Frame 1 (no input): blank canvas, image omitted
Frame 60 (no input): blank canvas, image omitted
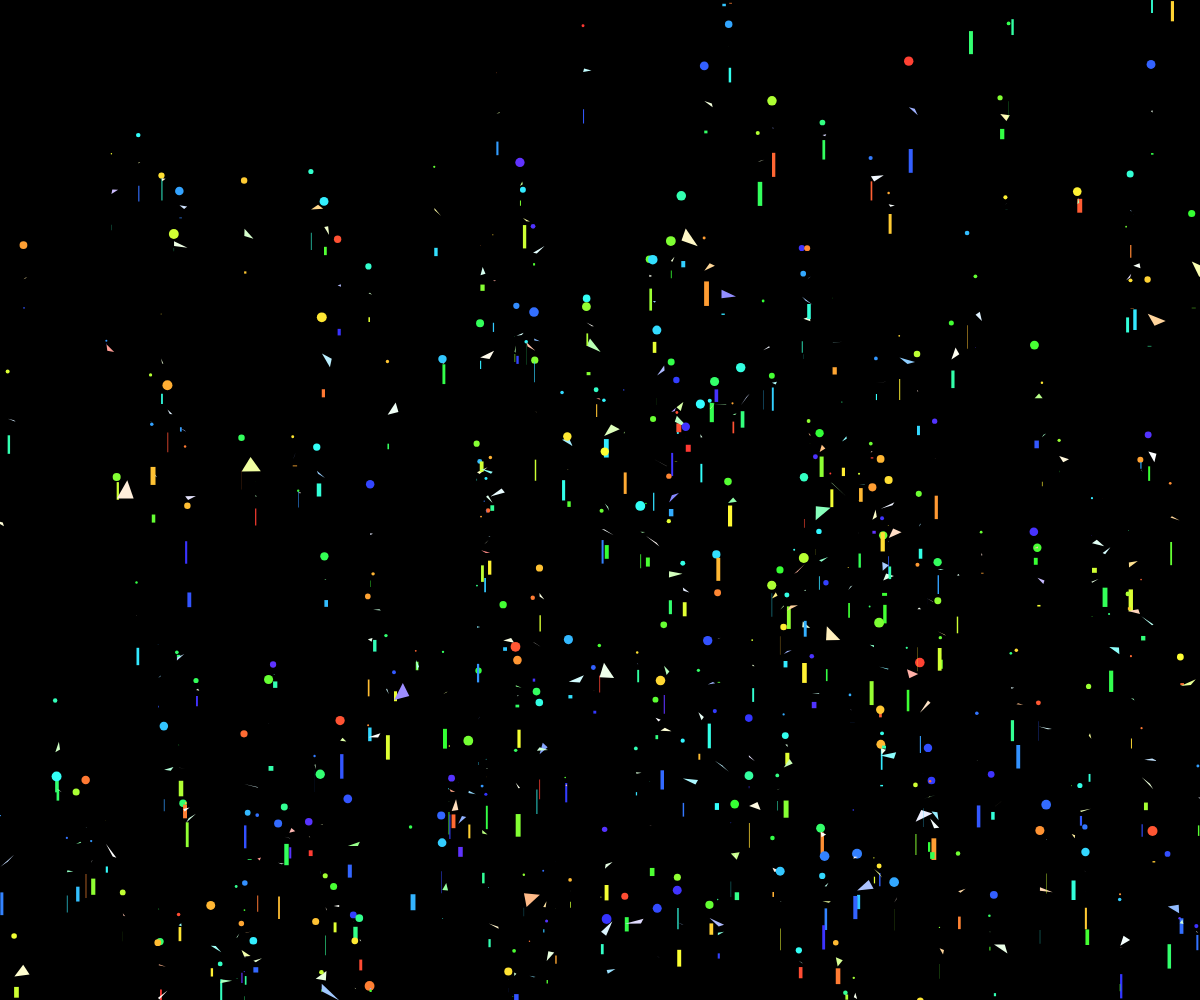
Frame 120 (the mouse pressed at the canvas centre since frame 60)

The p5.js sketch whose frames 1 and 60 were blank and that drew this single picture after the mouse press (run headless with seeded random() and noise() and a simulated clock; from frame 60 on, the mouse is pressed at the canvas centre):

// p5.js sketch
// ── sketch.js
var ps;

function setup(){
  createCanvas(windowWidth, windowHeight);
  colorMode(HSB);
  ps = new ParticleSystem();
};

function draw(){
  background(0);
  ps.draw();
  noStroke();
  fill(0);

  if (mouseIsPressed){
    ps.addParticles(createVector(mouseX,mouseY),10);
  }
};

// ── particle.js
function Particle(){

  this.setup = function (pos){
    this.pos = pos.copy(); //identical vector
    this.vel = createVector(0,5);
    this.acc = createVector(0,0);
    this.age = 1000;
    this.isDead = false;
    this.friction =1;
  };

  this.applyForce = function(force){
    this.acc = force.copy();
  };

  this.update = function (){
    this.age --;
    if(this.age <= 0){
      this.isDead = true;
    };
    this.vel.add(this.acc);//velocity changes by acceleration
    this.pos.add(this.vel);
    if(this.pos.x < 0 || this.pos.x > width){
      this.vel.mult(-1)
    };
    if(this.pos.y < 0 || this.pos.y > height){
      this.vel.mult(-1)
    };
    //position will change by velocity
    this.acc.mult(0);
    this.vel.mult(this.friction);
  };//update forces

this.draw = function(){
  this.hueRand1= random(255);
  this.numOfLoop = 1;
  this.circleSize = random(10);
  this.randomB = 80;

  this.xPos = random(0-width/2,width);
  this.yPos = random(50);

  for (i = 0; i < this.numOfLoop; i++){
    fill(this.hueRand1, this.randomB, 100);
    ellipse(this.pos.x, this.pos.y-this.yPos, this.circleSize, this.circleSize);
  };

  this.hueRand2= random(255);
  this.rectSizeX = random(5);
  this.rectSizeY = random(25);
  for (i = 0; i < this.numOfLoop; i++){
    fill(this.hueRand2, this.randomB, 100);
    rect(this.pos.x, this.pos.y+this.yPos, this.rectSizeX, this.rectSizeY);;
  };

this.hueRand3= random(255);

  this.triRandom = random(10)
  this.xTriPos1 = random(this.triRandom *-1, this.triRandom *+1)+ this.triRandom;
  this.yTriPos1 = random(this.triRandom *-1, this.triRandom *+1)+ this.triRandom;
  this.xTriPos2 = random(this.triRandom *-1, this.triRandom *+1)+ this.triRandom;
  this.yTriPos2 = random(this.triRandom *-1, this.triRandom *+1)+ this.triRandom;
  this.xTriPos3 = random(this.triRandom *-1, this.triRandom *+1)+ this.triRandom;
  this.yTriPos3 = random(this.triRandom *-1, this.triRandom *+1)+ this.triRandom;
  this.numOfLoop = 1;
  this.randomB = random(50);
  for (i = 0; i < this.numOfLoop; i++){
    fill(this.hueRand3, this.randomB, 100);
    triangle(this.pos.x+this.xTriPos1*0.02, this.pos.y+this.yTriPos1, this.pos.x+this.xTriPos2, this.pos.y+this.yTriPos2, this.pos.x+this.xTriPos3, this.pos.y+this.yTriPos3 );
  };
};

}

// ── particleSystem.js
function ParticleSystem (){
  this.particles = [];
  //array where to store the ParticleSystem

  //need to specify where the particles are and the number
  this.addParticles = function(pos, numOfParticles){
    for (var i = 0; i < numOfParticles; i++){
      var p = new Particle(); //class starts with Uppercase
      var pos = createVector(pos.x + random(-350,350),pos.y + random(-350,350));
      p.setup(pos);
      var force = createVector(random(-1.5,1.5),random(-1.5, 1.5));
      p.applyForce(force);
      this.particles.push(p);
      //object is assigned to array
      //this.particles[i] = p : loop once
    }

  }

  this.dontTouch = function(){
    for(var i = 0; i < this.particles.length; i++){
      var ip = this.particles[i];
      for (var j = this.particles.length -1; j > i; j --){
        var jp = this.particles[j];
        var distance = ip.pos.dist(jp.pos); //distance between ip.pos and jp.pos
        if (distance < (ip.size + jp.size)){
          var f1 = ip.pos.copy().sub(jp.pos).mult(0.01);//push forward
          var f2 = ip.pos.copy().sub(jp.pos).mult(-0.01);//push backward
          ip.applyForce(f1);
          jp.applyForce(f2);
        }
      }
    }
  }

  this.draw = function(){

    for(var i = 0; i < this.particles.length; i++){
      if(this.particles[i].isDead){
        this.particles.slice(i,1);
      } else{
        this.particles[i].update();
        this.particles[i].draw();
      }
    }
    this.dontTouch();
  }
}
